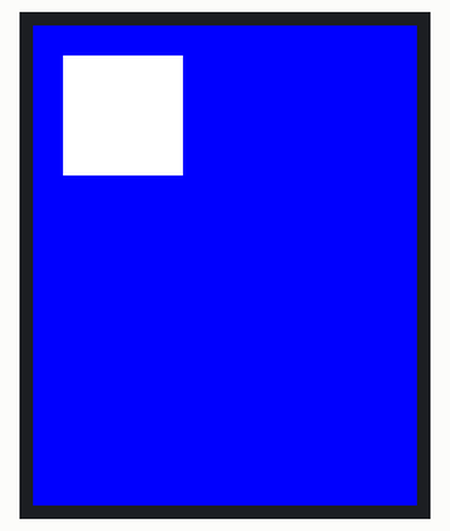
This program was run on a simulated Raspberry Pi Pico running MicroPython. Parts: 128×160 colour display. Library files of the repository ran but are not shown: vga1_8x16.py, vga1_bold_16x32.py; what the program prints to the serial console is not drawn. At 16.3 s the program stops and its outputs stay as they are.

Above: at 13.4 s.

The program:

lcd_smoke_test.py
```python
"""Transient on-device smoke test for lcd_driver.DisplayDriver.

Not part of the application; run directly via mpremote (see below), never
imported by main.py. Confirms the display initializes, the backlight turns
on, and blit_buffer draws real pixels -- independent of buttons/protocol.

    python -m mpremote connect COM4 run pico/lcd_smoke_test.py
"""

import time

from hardware_config import DISPLAY_PINS
from lcd_driver import DisplayDriver

RED = 0xF800
GREEN = 0x07E0
BLUE = 0x001F
WHITE_BYTES = b"\xff\xff"

print("constructing DisplayDriver (fills black on init)...")
driver = DisplayDriver(DISPLAY_PINS, fill_color=0x0000)
print(">>> LOOK NOW: should be BLACK")
time.sleep(3)

for name, color in (("RED", RED), ("GREEN", GREEN), ("BLUE", BLUE)):
    driver._display.fill(color)
    print(">>> LOOK NOW: should be", name)
    time.sleep(3)

square = WHITE_BYTES * (40 * 40)
driver.draw_region((10, 10, 40, 40), square)
print(">>> LOOK NOW: should be BLUE with a WHITE 40x40 square near top-left")
time.sleep(3)

print("test complete")
```

hardware_config.py
```python
"""Pico hardware wiring: GPIO pins, debounce/hold timing and button layout.

Confirmed hardware (see ../pico/README.md): RP2040 Raspberry Pi Pico (non-W).
Button pins and active-low/pull-up polarity were confirmed on-device by
scanning GPIO0-22/26-28 for a live button press: GPIO10 and GPIO11 showed
clean high-low-high transitions on press (docs previously said GPIO14/15,
which were verified idle-high but never toggled -- corrected here).

Display bus pins below reflect the actual physical wiring for the 128x160
ST7735S SPI display (SCK/MOSI on SPI0's hardware pins; CS/DC/RESET/backlight
are plain GPIO outputs, no alternate-function constraint). An initial pin
assignment guessed DC/RESET swapped and backlight on the wrong GPIO entirely
(GP22 instead of GP16); corrected here after an on-device smoke test showed a
persistently white, unresponsive panel -- see ../pico/README.md for the
smoke-test method and outstanding verification.
"""

DEBOUNCE_MS = 20
HOLD_MS = 600

# One entry per physical button: id (advertised over the wire, layout order),
# gpio, active_low/pull (confirmed on-device, see module docstring) and a
# layout slot for future label placement. Add a row here (plus a `ready`
# advertisement and a laptop binding) to add a physical button.
BUTTONS = (
    {"id": 1, "gpio": 10, "active_low": True, "pull": "up", "slot": "left"},
    {"id": 2, "gpio": 11, "active_low": True, "pull": "up", "slot": "right"},
)

# RP2040 SPI0 bus pins for the 128x160 ST7735S display, via russhughes'
# st7789_mpy driver (built with custom ST7735 init support). PROPOSED, not
# yet verified on real wiring -- see module docstring.
DISPLAY_PINS = {
    "spi_id": 0,
    "sck": 18,
    "mosi": 19,
    "dc": 21,
    "reset": 20,
    # diagnostic: moved off GP17 (physical pin 22) to GP22 (physical pin 29)
    # after GP17-controlled CS produced nothing while CS-tied-to-GND produced
    # visible (if unsynced) noise -- suspected bad GP17 pin/row.
    "cs": 22,
    "backlight": 16,
    "baudrate": 2_000_000,
    "width": 128,
    "height": 160,
    "rotation": 0,
}
```

lcd_driver.py
```python
"""ST7735S display driver adapter for `display.Renderer`.

Wraps russhughes' `st7789` C driver module (repo name `st7789_mpy`; the same
compiled module supports ST7735/ST7789/ILI9341-family panels via its init
table -- see ../pico/README.md). Exposes `draw_region(rect, pixels)` and
`draw_text(x, y, text, size)`, the same calls `Renderer` already makes
against `NullDisplayDriver`, so swapping drivers in `main.py` requires no
change above this module.

Requires a board reflashed with a russhughes st7789_mpy build (precompiled
RP2040 firmware, or built from source) so that `import st7789` resolves to
the compiled module rather than stock MicroPython -- see MICROPYTHON_VERSION
and ../pico/README.md before relying on this. `vga1_8x16`/`vga1_bold_16x32`
are already frozen into that firmware; the copies in this folder are for
review/tracking, not required on-device.

Physical bring-up is currently BLOCKED on an unreliable SPI connection, not
wiring/config/driver correctness -- see ../pico/README.md's display bring-up
section before spending more time on pin/mode/driver changes. `draw_region`
still has nothing real to blit until M16 supplies sprite pixel data; the text
path drawn here is real (uses the driver's own bitmap-font `text()` call)
but is unverified on hardware for the same reason.
"""

import machine
import st7789
import vga1_8x16
import vga1_bold_16x32

_FONTS = {
    "normal": vga1_8x16,
    "large": vga1_bold_16x32,
}


class DisplayDriver:
    """Real ST7735S driver behind the same interface as NullDisplayDriver."""

    def __init__(self, pins, fill_color=0x0000):
        spi = machine.SPI(
            pins["spi_id"],
            baudrate=pins["baudrate"],
            polarity=0,
            phase=0,
            sck=machine.Pin(pins["sck"]),
            mosi=machine.Pin(pins["mosi"]),
        )
        self._display = st7789.ST7789(
            spi,
            pins["width"],
            pins["height"],
            reset=machine.Pin(pins["reset"], machine.Pin.OUT),
            dc=machine.Pin(pins["dc"], machine.Pin.OUT),
            cs=machine.Pin(pins["cs"], machine.Pin.OUT),
            backlight=machine.Pin(pins["backlight"], machine.Pin.OUT),
            rotation=pins["rotation"],
            color_order=st7789.RGB,
            inversion=False,
        )
        self._width = pins["width"]
        self._height = pins["height"]
        self._display.init()
        self._display.on()
        self._display.fill(fill_color)

    def draw_region(self, rect, pixels):
        """(x, y, w, h) + RGB565 bytes -> blit; `None` pixels is a no-op.

        `rect=None` with real `pixels` means "whole screen"; until M16
        supplies actual sprite/layout pixel data, `pixels` stays `None` and
        nothing is blitted beyond the constructor's initial fill.
        """
        if pixels is None:
            return
        if rect is None:
            x, y, w, h = 0, 0, self._width, self._height
        else:
            x, y, w, h = rect
        self._display.blit_buffer(pixels, x, y, w, h)

    def draw_text(self, x, y, text, size):
        """Draw `text` at (x, y) using the bitmap font for `size` ("normal"
        or "large"), white on black -- see ../pico/vga1_8x16.py and
        vga1_bold_16x32.py, both frozen into the flashed RP2 firmware.
        """
        self._display.text(_FONTS[size], text, x, y, st7789.WHITE, st7789.BLACK)
```
